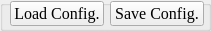
  <widget class="QGroupBox" name="grp_configuration">
   <property name="geometry">
    <rect>
     <x>310</x>
     <y>170</y>
     <width>211</width>
     <height>31</height>
    </rect>
   </property>
   <property name="font">
    <font>
     <family>Times New Roman</family>
     <pointsize>14</pointsize>
    </font>
   </property>
   <property name="title">
    <string/>
   </property>
   <widget class="QWidget" name="layoutWidget">
    <property name="geometry">
     <rect>
      <x>10</x>
      <y>0</y>
      <width>194</width>
      <height>27</height>
     </rect>
    </property>
    <layout class="QGridLayout" name="gridLayout_20">
     <item row="0" column="0">
      <widget class="QPushButton" name="btn_loadConfigureSettings">
       <property name="sizePolicy">
        <sizepolicy hsizetype="Fixed" vsizetype="Fixed">
         <horstretch>100</horstretch>
         <verstretch>30</verstretch>
        </sizepolicy>
       </property>
       <property name="minimumSize">
        <size>
         <width>80</width>
         <height>25</height>
        </size>
       </property>
       <property name="maximumSize">
        <size>
         <width>135</width>
         <height>25</height>
        </size>
       </property>
       <property name="font">
        <font>
         <family>Times New Roman</family>
         <pointsize>12</pointsize>
         <weight>50</weight>
         <bold>false</bold>
        </font>
       </property>
       <property name="text">
        <string>Load Config.</string>
       </property>
      </widget>
     </item>
     <item row="0" column="1">
      <widget class="QPushButton" name="btn_saveConfigureSettings">
       <property name="sizePolicy">
        <sizepolicy hsizetype="Fixed" vsizetype="Fixed">
         <horstretch>100</horstretch>
         <verstretch>30</verstretch>
        </sizepolicy>
       </property>
       <property name="minimumSize">
        <size>
         <width>80</width>
         <height>25</height>
        </size>
       </property>
       <property name="maximumSize">
        <size>
         <width>135</width>
         <height>25</height>
        </size>
       </property>
       <property name="font">
        <font>
         <family>Times New Roman</family>
         <pointsize>12</pointsize>
         <weight>50</weight>
         <bold>false</bold>
        </font>
       </property>
       <property name="text">
        <string>Save Config.</string>
       </property>
      </widget>
     </item>
    </layout>
   </widget>
  </widget>
